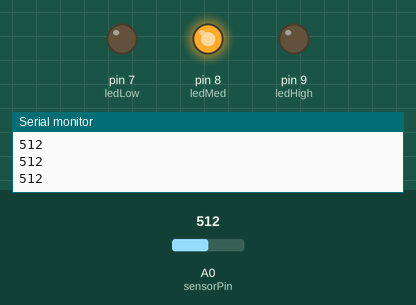
The sketch below on a simulated Arduino Uno, built with avr-gcc and run on an emulated ATmega328P. On the bench: output pins drawn as LEDs (lit = HIGH), the last lines printed to the serial monitor. The test bench sets the inputs (shaded band); at power-on: A0 (sensorPin) = 512.

Above: at 1.3 s.
1.4 s: A0 (sensorPin) set to 588
2.9 s: A0 (sensorPin) set to 613
At 4.1 s:
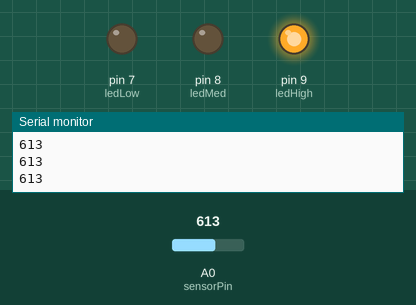
4.5 s: A0 (sensorPin) set to 290
At 5.2 s:
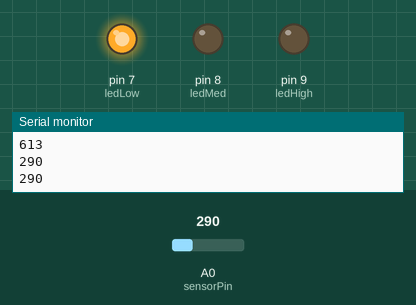
6.0 s: A0 (sensorPin) set to 314
At 6.4 s:
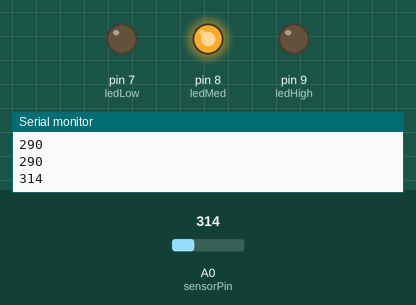
7.5 s: A0 (sensorPin) set to 122
At 8.8 s:
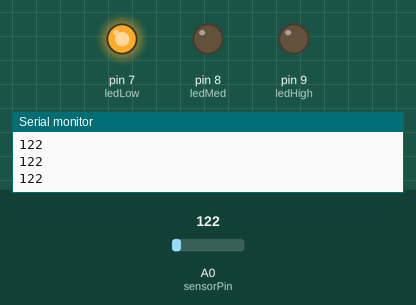
Timing chart, 0 to 10.0 s (numbered marks = the images above; inputs shaded):
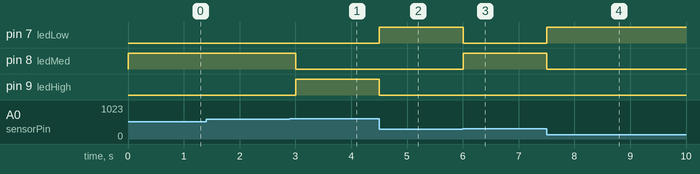

The sketch:

code.ino
```cpp
int sensorPin = A0;    // Analog pin where the sensor is connected
int ledLow = 7;        // Pin for low level LED
int ledMed = 8;        // Pin for medium level LED
int ledHigh = 9;       // Pin for high level LED

void setup() {
  pinMode(ledLow, OUTPUT);
  pinMode(ledMed, OUTPUT);
  pinMode(ledHigh, OUTPUT);
  Serial.begin(9600);   // Start the serial communication
}

void loop() {
  int sensorValue = analogRead(sensorPin);  // Read the value from the sensor
  Serial.println(sensorValue);              // Print the sensor value to the Serial Monitor

  // Define thresholds for the water levels
  int lowThreshold = 300;
  int medThreshold = 600;

  // Low Level
  if(sensorValue < lowThreshold) {
    digitalWrite(ledLow, HIGH);
    digitalWrite(ledMed, LOW);
    digitalWrite(ledHigh, LOW);
  }
  // Medium Level
  else if(sensorValue >= lowThreshold && sensorValue < medThreshold) {
    digitalWrite(ledLow, LOW);
    digitalWrite(ledMed, HIGH);
    digitalWrite(ledHigh, LOW);
  }
  // High Level
  else {
    digitalWrite(ledLow, LOW);
    digitalWrite(ledMed, LOW);
    digitalWrite(ledHigh, HIGH);
  }

  delay(500);  // Delay for half a second before the next reading
}
```

Measured:
- the behaviour switches between 599 and 600 on A0 (sensorPin) (found by bisection; images 0 and 1)
- the behaviour switches between 299 and 300 on A0 (sensorPin) (found by bisection; images 2 and 3)
- after the input at 2.9 s, pin 8 (ledMed): HIGH → LOW after 0.10 s; pin 9 (ledHigh): LOW → HIGH after 0.10 s
- after the input at 4.5 s, pin 7 (ledLow): LOW → HIGH at once; pin 9 (ledHigh): HIGH → LOW at once
- after the input at 6.0 s, pin 7 (ledLow): HIGH → LOW at once; pin 8 (ledMed): LOW → HIGH at once
- after the input at 7.5 s, pin 7 (ledLow): LOW → HIGH at once; pin 8 (ledMed): HIGH → LOW at once
